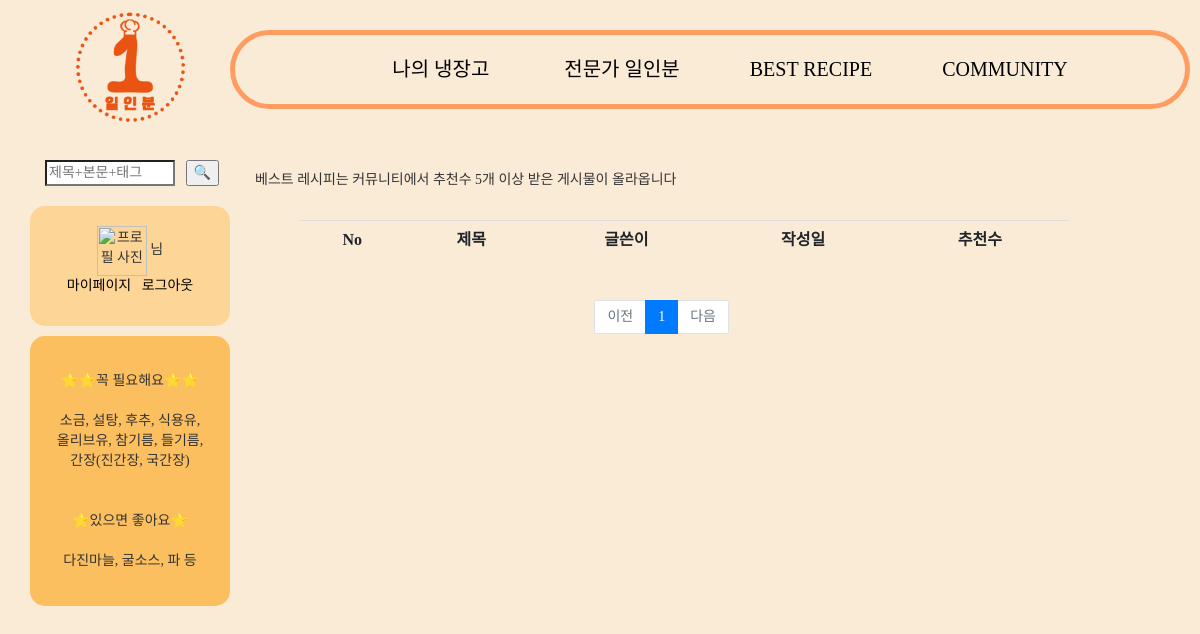
The page /bestrecipe/likelist/ (signed in) on the database as committed earlier.
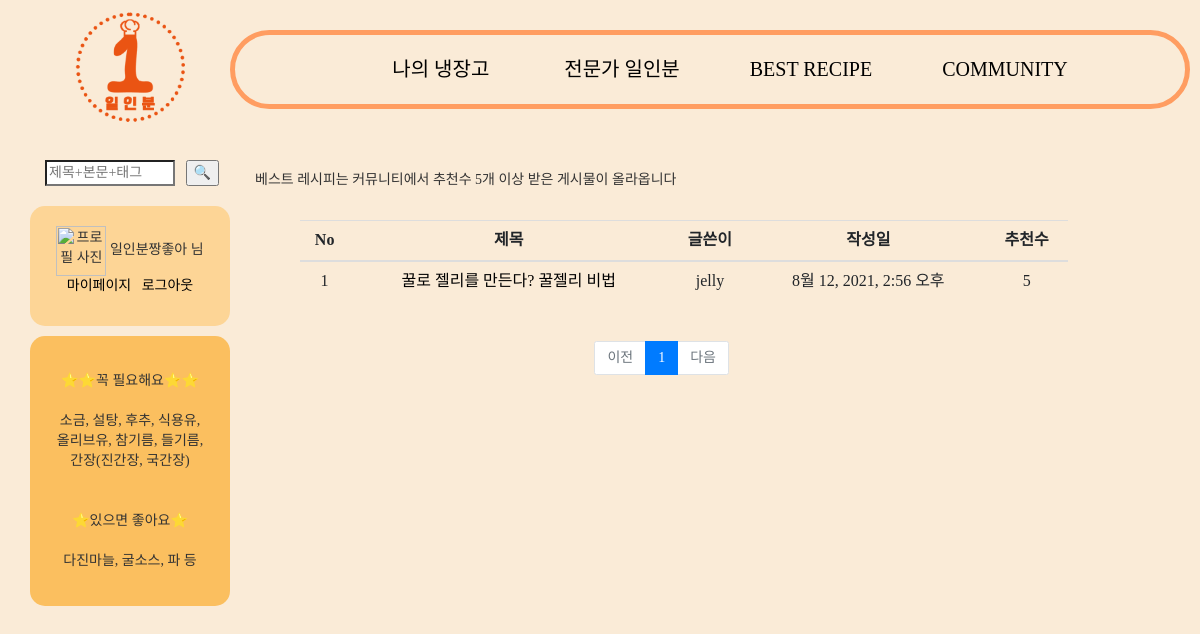
The same page on the database as committed later.
### accounts/models.py (models this page shows)
class CustomerUser(AbstractUser):
    POSITION = (
        ('일반', '일반'),
        ('사업자', '사업자'),
    )
    position = models.CharField(verbose_name='등급', max_length=1000, choices=POSITION)
    upload = CloudinaryField('uploads',blank=True,null=True)
    profile = CloudinaryField('images/',default='default_susbwu.JPG',blank=True,null=False)
    nickname = models.CharField(max_length=100)
    email = models.EmailField()
    def __str__(self):
        return self.nickname

### community/models.py (models this page shows, shortened)
class Post(models.Model):
    category_select = (
        ('일상공유','일상공유'),
        ('레시피공유', '레시피공유'),
    )
    writer = models.ForeignKey(CustomerUser, related_name="community", on_delete=models.CASCADE, verbose_name="작성자", null=True)
    title = models.CharField(max_length=100)
    content = models.TextField()
    category = models.CharField(max_length=30, choices=category_select, default='일상공유', null=True)
    pub_date = models.DateTimeField(auto_now_add=True, verbose_name="글작성일", null=True)
    like = models.ManyToManyField(CustomerUser, related_name='likes', blank=True)
    slug = models.SlugField('Slug', unique=False, allow_unicode=True, help_text='dashed words for title alias', null=True)
    tag = TagField()
    top_fixed = models.BooleanField(verbose_name='상단고정', default=False)

### bestrecipe/views.py (the view)
# urls.py: path('likelist/', views.likelist, name='likelist'),
def likelist(request):
    posts = Post.objects.annotate(num_like=Count('like')).filter(num_like__gt=4)
    page = request.GET.get('page','1')
    paginator = Paginator(posts, 5)
    page_obj = paginator.page(page)
    return render(request, 'likelist.html', {'posts': page_obj})

### community/templatetags/indexfilter.py (called while the page is built)
@register.filter
def sub(value, arg):
    return value - arg

### bestrecipe/templates/likelist.html (shortened to what this page needs)
{% extends 'base.html' %}
{% load bootstrap4 %}
{% load static %}
{% load indexfilter %}
{% block content %}
<head>
</head>
<body>
    <div id="cookResult" class="col-md-11">
        <p id="desc">베스트 레시피는 커뮤니티에서 추천수 5개 이상 받은 게시물이 올라옵니다</p>
        <div id="table1" class="row mt-5">
            <div class="col-12">
                <table class="table table-hover">
                    <tr>
                    <th style="text-align: center;" scope="col">No</th>
                    <th style="text-align: center;" scope="col">제목</th>
                    <th style="text-align: center;" scope="col">글쓴이</th>
                    <th style="text-align: center;" scope="col">작성일</th>
                    <th style="text-align: center;" scope="col">추천수</th>
                    </tr>
                {% for post in posts %}
                <tbody style="text-align:center;">
                        <tr>
                            <td scope="row">{{ posts.paginator.count|sub:posts.start_index|sub:forloop.counter0|add:1 }}</td>
                        {% if user.is_authenticated %}
                        <td><a href="{% url 'postshow' post.id %}">{{post.title}}</a></td>
                        {% else %}
                        <td><a href=""onclick = "return alert('로그인 후 열람 가능합니다.')">{{post.title}}</a></td>
                        {% endif %}
                        <td>{{ post.writer }}</td>
                        <td>{{ post.pub_date }}</td>
                        <td>{{ post.like.all.count }}</td>
                        </tr>
                        {% endfor %}
                </tbody>
                </table>
            </div>
            </div>
            <div class="page">
                <ul class="pagination justify-content-center">
                  {% if posts.has_previous %}
                  <li class="page-item">
                      <a class="page-link" href="?page={{ posts.previous_page_number }}">이전</a>
                  </li>
                  {% else %}
                  <li class="page-item disabled">
                      <a class="page-link" tabindex="-1" aria-disabled="true" href="#">이전</a>
                  </li>
                  {% endif %}
                  {% for page_number in posts.paginator.page_range %}
                      {% if page_number == posts.number %}
                      <li class="page-item active" aria-current="page">
                          <a class="page-link" href="?page={{ page_number }}">{{ page_number }}</a>
                      </li>
                      {% else %}
                      <li class="page-item">
                          <a class="page-link" href="?page={{ page_number }}">{{ page_number }}</a>
                      </li>
                      {% endif %}
                  {% endfor %}
                  {% if posts.has_next %}
                  <li class="page-item">
                      <a class="page-link" href="?page={{ posts.next_page_number }}">다음</a>
                  </li>
                  {% else %}
                  <li class="page-item disabled">
                      <a class="page-link" tabindex="-1" aria-disabled="true" href="#">다음</a>
                  </li>
                  {% endif %}
    </div>
</body>
{% endblock %}

### oneportion/templates/base.html (shortened to what this page needs)
{% load bootstrap4 %}
{% bootstrap_css %}
{% load static %}
<head>
<link rel="stylesheet" href="https://maxcdn.bootstrapcdn.com/bootstrap/3.3.2/css/bootstrap.min.css">
<link rel="stylesheet" href="https://maxcdn.bootstrapcdn.com/bootstrap/3.3.2/css/bootstrap-theme.min.css">
</head>
<body style="background-color: antiquewhite;">
<div class="container">
  <div class="row">
      <div class="col-md-2 logo">
        <a href="{% url 'main' %}"><img src = "{% static 'logoplus.png' %}" width = "110px" alt="로고"></a>
      </div>
      <div id="bar" class="col-md-10">
        <nav>
          <ul>
            <li class="nav-item">
                <a class="nav-link" href="{% url 'myfridge' %}">나의 냉장고 &nbsp;&nbsp;&nbsp;&nbsp;&nbsp;&nbsp;&nbsp;&nbsp;&nbsp;&nbsp;</a>
              </li>
            <li class="nav-item">
              <a class="nav-link" href="{% url 'expert_list' %}">전문가 일인분&nbsp;&nbsp;&nbsp;&nbsp;&nbsp;&nbsp;&nbsp;&nbsp;&nbsp;&nbsp;</a>
            </li>
            <li class="nav-item">
              <a class="nav-link" href="{% url 'likelist' %}">BEST RECIPE&nbsp;&nbsp;&nbsp;&nbsp;&nbsp;&nbsp;&nbsp;&nbsp;&nbsp;&nbsp;</a>
            </li>
            <li class="nav-item">
                <a class="nav-link" href="{% url 'list' %}">COMMUNITY</a>
            </li>
          </ul>
      </nav>
      </div>
      <div id="search" class="col-md-2">
        <div>
        <form action = "{% url 'result' %}" method = "get">
          <input id="searchtext" type = "search" placeholder="제목+본문+태그" style="font-family:'굴림';" name = "query">&nbsp;&nbsp;&nbsp;
          <input id = "searchbutton" type = "submit" name="" value="🔍">
        </form>
      </div>
      <div id="my">
        {% if user.is_authenticated %}
          <img width="50px" height="50px" alt="프로필 사진" src = "{{ user.profile.url }}">
          {{ user.nickname }} 님<br>
            <a href="{% url 'mypage' %}">마이페이지</a>&nbsp;&nbsp;
            <a href="{% url 'logout' %}">로그아웃</a>
        {% else %}
            <br>
          <a href="{% url 'login' %}">로그인</a>&nbsp;&nbsp;
          <a href="{% url 'signup' %}">회원가입</a>
        {% endif %}
      </div>
      <div id="usual" >
      ⭐⭐꼭 필요해요⭐⭐ <br><br>
      소금, 설탕, 후추, 식용유,<br>올리브유, 참기름, 들기름,<br>간장(진간장, 국간장)<br><br><br>
      ⭐있으면 좋아요⭐<br><br>
      다진마늘, 굴소스, 파 등
      </div>
</div>
<div class="container col-md-10 page0">
  {% block content %}
  {% endblock %}
</div>
</body>

Rows that differ between the two databases and show on the page:
now on this page (row edited): CustomerUser: nickname "일인분짱좋아"
added Post: paginator.count|sub "1", title "꿀로 젤리를 만든다? 꿀젤리 비법", writer "jelly", pub_date "8월 12, 2021, 2:56 오후", like.all.count "5"
